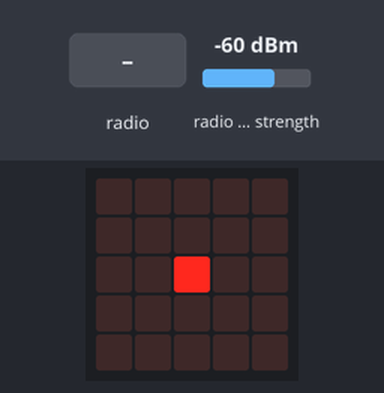
Recording of a program running on a simulated BBC micro:bit (MakeCode). On the bench: the board's 5×5 LED display. The test bench sets the inputs (shaded band); at power-on: radio signal strength -60 dBm.

Above: at 0.1 s.
2.3 s: radio message "1" arrives
At 3.87 s:
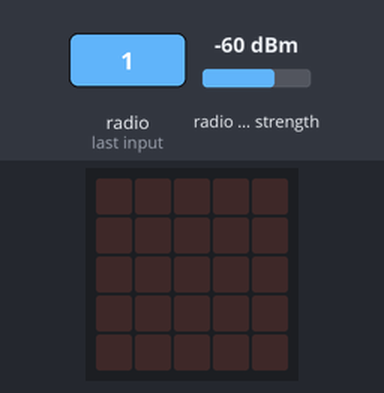
Timing chart, 0 to 5.4 s (numbered marks = the images above; inputs shaded):
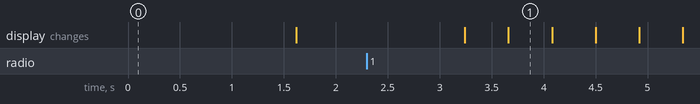

The program:

main.ts
```typescript
radio.onReceivedNumber(function (receivedNumber) {
    signalStrength = radio.receivedPacket(RadioPacketProperty.SignalStrength)
})
let signalStrength = 0
radio.setGroup(115)
basic.forever(function () {
    led.toggle(2, 2)
    basic.pause((0 - signalStrength - 40) ** 2)
})
```

test.ts
```typescript
// här hamnar tester och detta kompileras inte när det här paketet används som ett tillägg.
```

Measured:
- what the display in image 1 shows lasts 0.4 s, from 3.7 s to 4.1 s
